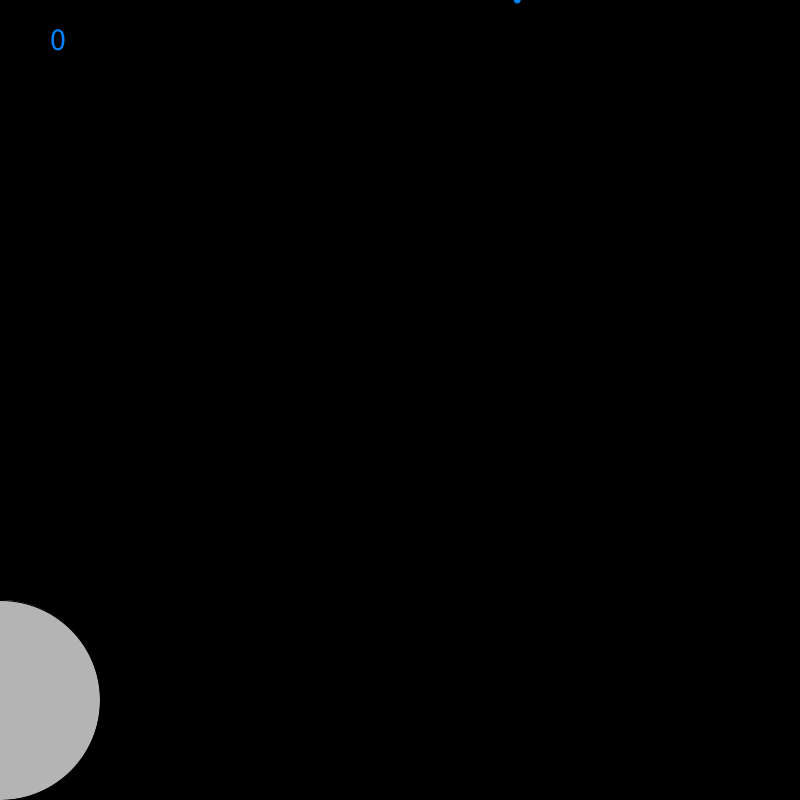
Frame 1 (no input)
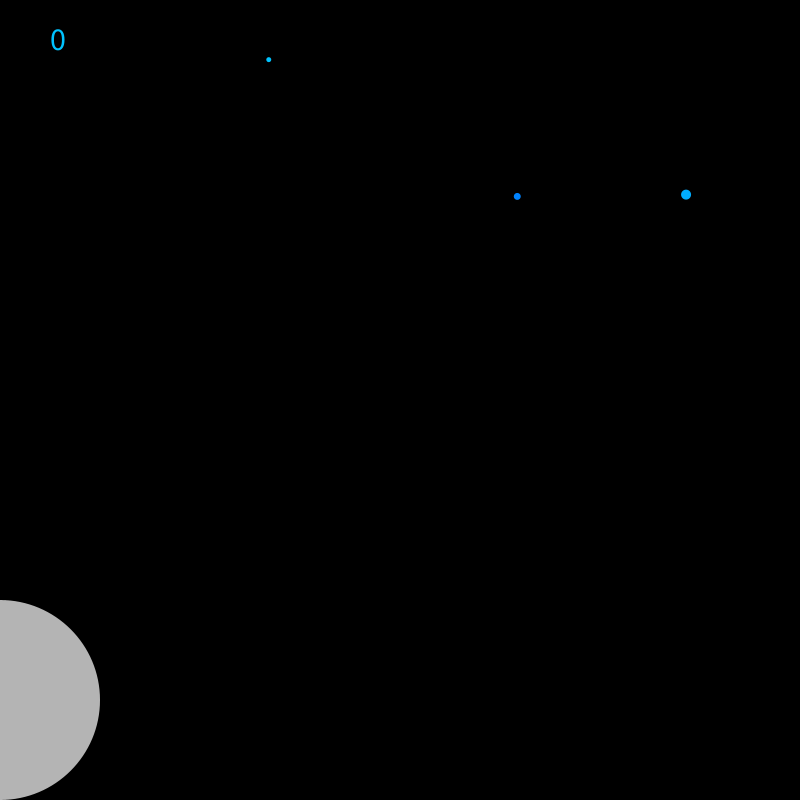
Frame 60 (the mouse pressed at the canvas centre just before this capture)
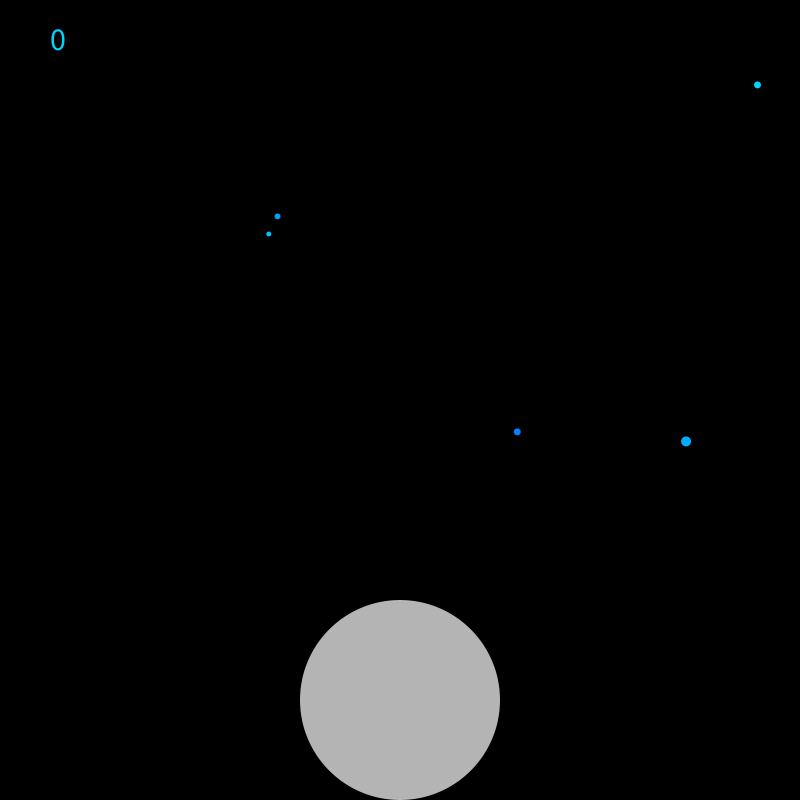
Frame 120 (the mouse held since frame 60 and released just before this capture)

The Processing sketch that drew these frames (run headless with seeded random() and noise(); from frame 60 on, the mouse is pressed at the canvas centre):

// Processing sketch: raindrops_game_timer
// ── raindrops_game_timer.pde
Catcher c;
Raindrops[] r;
Timer t;
int score=0;
void setup() {
  size ( 800, 800);
  c=new Catcher();
  r= new Raindrops[1500];
  t =new Timer();
  for (int i=0; i<r.length; i++) {
    r[i]= new Raindrops();
  }
  textSize(32);
}
void draw() {
  background(0);
  c.display();
  t.addDrops(r);
  for (int i=0;i< t.index;i++) {
    r[i].display();
    r[i].move();

    if (r[i].touch(c)) {
      score++;
      r[i].loc.x=2*width;
    }
  }
  text(score, 50, 50);
  println(score);
}


// ── catcher_class.pde
class Catcher {
  PVector loc;
  int d;
  Catcher() {
    loc= new PVector(mouseX, height-100);
    d=200;
    colorMode(RGB, 255, 255, 255);
  }
  void display() {
    fill(255);
    ellipse(loc.x, loc.y, d, d);
    loc.x=mouseX;
  }
}


// ── raindrops_class.pde
class Raindrops {
  PVector loc;
  PVector vel;
  PVector acc;
  int d;
  color c;

  Raindrops() {
    colorMode(HSB, 360, 100, 100);
    loc=new PVector(random(d/2, width-d/2), -d);
    vel=new PVector(0, random(2, 6));
    c=color(random(190, 210), 100, 100);
    d=int(random(5, 15));
    acc= new PVector(0, .01);
    score=0;
  }
  void display() {
    noStroke();
    fill(c);
    ellipse(loc.x, loc.y, d, d);
  }
  void move() {
    loc.add(vel);
    vel.add(acc);
  }
  boolean touch(Catcher ca) {
    if (loc.dist(ca.loc)<(d/2+ca.d/2)) {
      return true;
    }
    else {
      return false;
    }
  }
}


// ── timer_class.pde
class Timer {
  int oldt, index, interval;
  Timer() {
    oldt=0;
    index=1;
    interval=500;
  }
  void addDrops(Raindrops[] ra) {

    if (millis()-oldt>=interval) {
      oldt=millis();
      index++;
    }
  }
}
